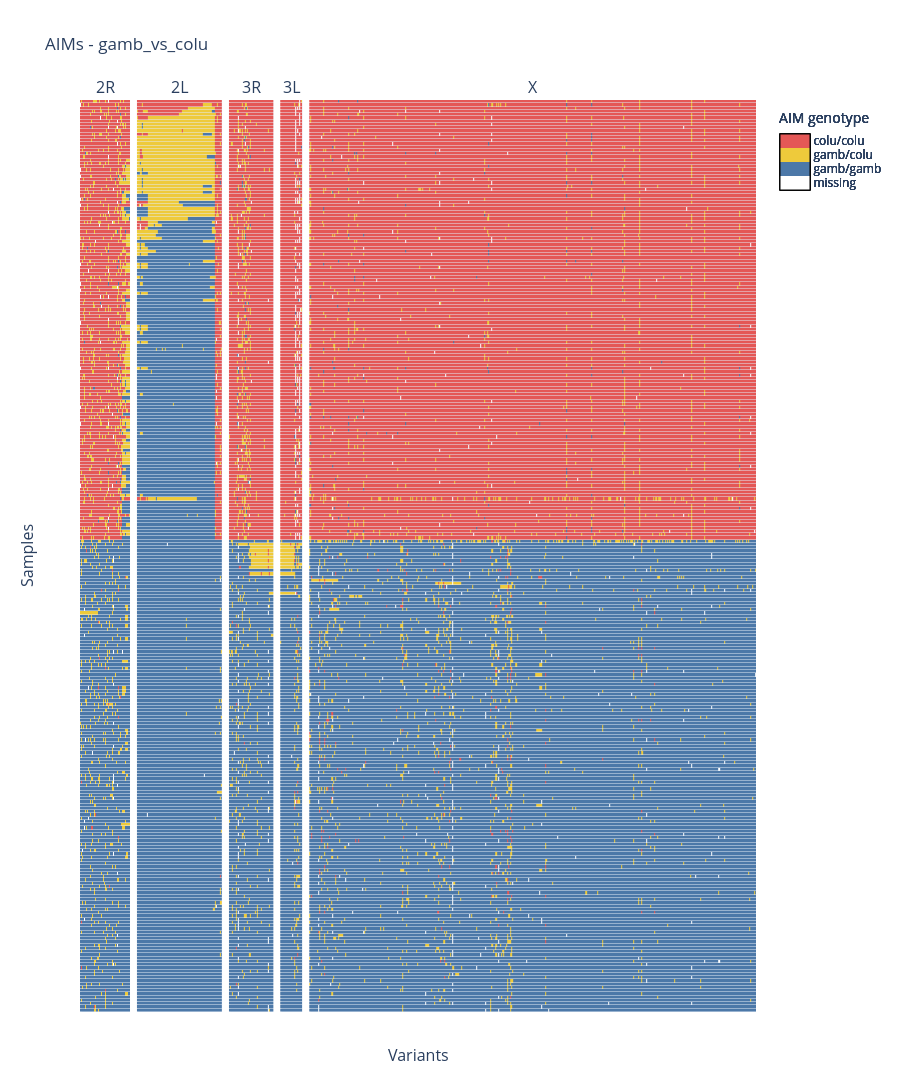
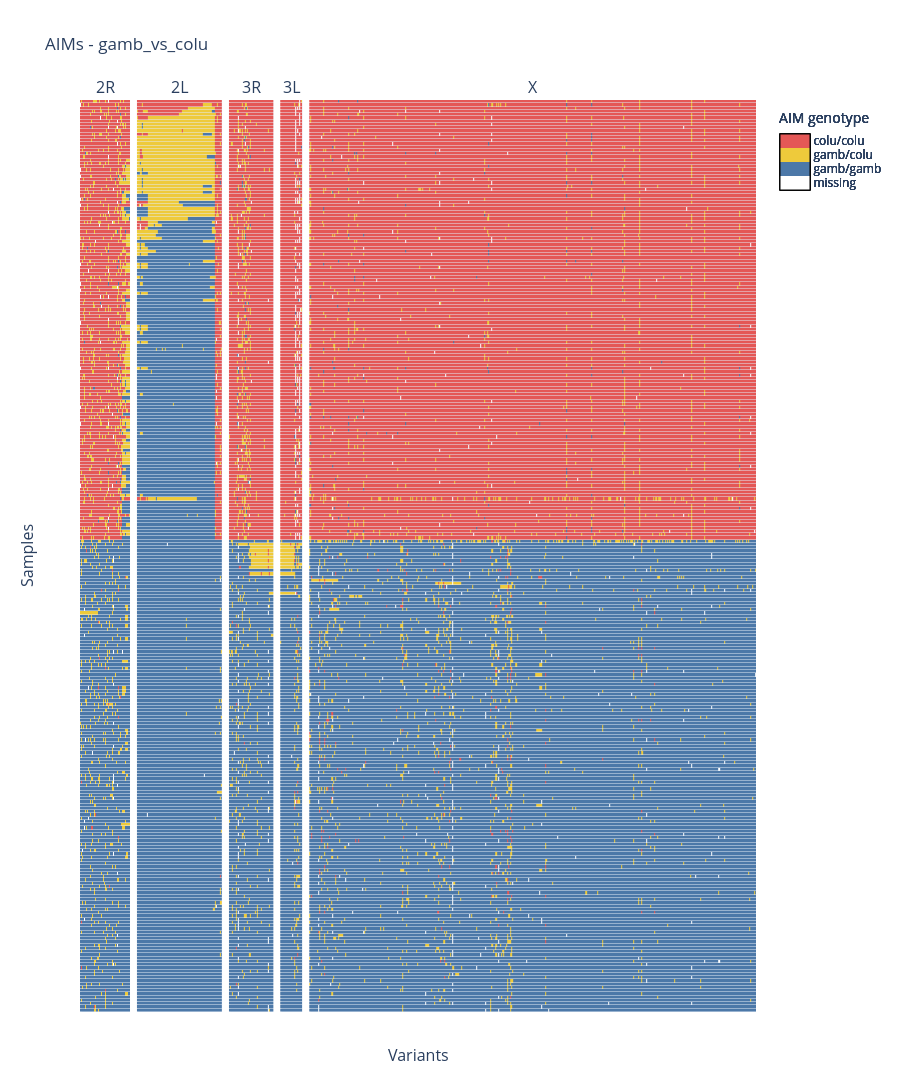

Source (notebook cell) for these figures, in order:
### Code cell
ag3.plot_aim_heatmap(
    aims="gamb_vs_colu",
    sample_sets=["AG1000G-BF-A", "AG1000G-BF-B"],
    sample_query="aim_species != 'arabiensis'",
)

### Figure 1 — Plotly figure (JSON) as saved in the notebook; plotly's stock layout.template omitted (floating-point values rounded to 4 significant figures; data arrays with more than 128 entries replaced by an {"elided": "..."} marker saying what was removed)
{"data": [{"colorbar": {"len": 100, "lenmode": "pixels", "outlinecolor": "black", "outlinewidth": 1, "tickmode": "array", "ticktext": ["missing", "gamb/gamb", "gamb/colu", "colu/colu"], "tickvals": [-1, 0, 1, 2], "title": {"text": "AIM genotype"}, "y": 1, "yanchor": "top"}, "colorscale": [[0, "white"], [0.25, "white"], [0.25, "#4C78A8"], [0.5, "#4C78A8"], [0.5, "#EECA3B"], [0.75, "#EECA3B"], [0.75, "#E45756"], [1, "#E45756"]], "hovertemplate": "\nVariant index: %{x}<br>\nSample: %{y}<br>\nGenotype: %{z}\n<extra></extra>\n", "type": "heatmap", "xaxis": "x", "xgap": 0, "y": {"elided": "280 str values"}, "yaxis": "y", "ygap": 0.5, "z": {"elided": "280x54 int values"}, "zmax": 2.5, "zmin": -1.5}, {"colorbar": {"len": 100, "lenmode": "pixels", "outlinecolor": "black", "outlinewidth": 1, "tickmode": "array", "ticktext": ["missing", "gamb/gamb", "gamb/colu", "colu/colu"], "tickvals": [-1, 0, 1, 2], "title": {"text": "AIM genotype"}, "y": 1, "yanchor": "top"}, "colorscale": [[0, "white"], [0.25, "white"], [0.25, "#4C78A8"], [0.5, "#4C78A8"], [0.5, "#EECA3B"], [0.75, "#EECA3B"], [0.75, "#E45756"], [1, "#E45756"]], "hovertemplate": "\nVariant index: %{x}<br>\nSample: %{y}<br>\nGenotype: %{z}\n<extra></extra>\n", "type": "heatmap", "xaxis": "x2", "xgap": 0, "y": {"elided": "280 str values"}, "yaxis": "y2", "ygap": 0.5, "z": {"elided": "280x92 int values"}, "zmax": 2.5, "zmin": -1.5}, {"colorbar": {"len": 100, "lenmode": "pixels", "outlinecolor": "black", "outlinewidth": 1, "tickmode": "array", "ticktext": ["missing", "gamb/gamb", "gamb/colu", "colu/colu"], "tickvals": [-1, 0, 1, 2], "title": {"text": "AIM genotype"}, "y": 1, "yanchor": "top"}, "colorscale": [[0, "white"], [0.25, "white"], [0.25, "#4C78A8"], [0.5, "#4C78A8"], [0.5, "#EECA3B"], [0.75, "#EECA3B"], [0.75, "#E45756"], [1, "#E45756"]], "hovertemplate": "\nVariant index: %{x}<br>\nSample: %{y}<br>\nGenotype: %{z}\n<extra></extra>\n", "type": "heatmap", "xaxis": "x3", "xgap": 0, "y": {"elided": "280 str values"}, "yaxis": "y3", "ygap": 0.5, "z": {"elided": "280x48 int values"}, "zmax": 2.5, "zmin": -1.5}, {"colorbar": {"len": 100, "lenmode": "pixels", "outlinecolor": "black", "outlinewidth": 1, "tickmode": "array", "ticktext": ["missing", "gamb/gamb", "gamb/colu", "colu/colu"], "tickvals": [-1, 0, 1, 2], "title": {"text": "AIM genotype"}, "y": 1, "yanchor": "top"}, "colorscale": [[0, "white"], [0.25, "white"], [0.25, "#4C78A8"], [0.5, "#4C78A8"], [0.5, "#EECA3B"], [0.75, "#EECA3B"], [0.75, "#E45756"], [1, "#E45756"]], "hovertemplate": "\nVariant index: %{x}<br>\nSample: %{y}<br>\nGenotype: %{z}\n<extra></extra>\n", "type": "heatmap", "xaxis": "x4", "xgap": 0, "y": {"elided": "280 str values"}, "yaxis": "y4", "ygap": 0.5, "z": {"elided": "280x24 int values"}, "zmax": 2.5, "zmin": -1.5}, {"colorbar": {"len": 100, "lenmode": "pixels", "outlinecolor": "black", "outlinewidth": 1, "tickmode": "array", "ticktext": ["missing", "gamb/gamb", "gamb/colu", "colu/colu"], "tickvals": [-1, 0, 1, 2], "title": {"text": "AIM genotype"}, "y": 1, "yanchor": "top"}, "colorscale": [[0, "white"], [0.25, "white"], [0.25, "#4C78A8"], [0.5, "#4C78A8"], [0.5, "#EECA3B"], [0.75, "#EECA3B"], [0.75, "#E45756"], [1, "#E45756"]], "hovertemplate": "\nVariant index: %{x}<br>\nSample: %{y}<br>\nGenotype: %{z}\n<extra></extra>\n", "type": "heatmap", "xaxis": "x5", "xgap": 0, "y": {"elided": "280 str values"}, "yaxis": "y5", "ygap": 0.5, "z": {"elided": "280x482 int values"}, "zmax": 2.5, "zmin": -1.5}], "layout": {"annotations": [{"font": {"size": 16}, "showarrow": false, "text": "2R", "x": 0.03703, "xanchor": "center", "xref": "paper", "y": 1, "yanchor": "bottom", "yref": "paper"}, {"font": {"size": 16}, "showarrow": false, "text": "2L", "x": 0.1471, "xanchor": "center", "xref": "paper", "y": 1, "yanchor": "bottom", "yref": "paper"}, {"font": {"size": 16}, "showarrow": false, "text": "3R", "x": 0.2531, "xanchor": "center", "xref": "paper", "y": 1, "yanchor": "bottom", "yref": "paper"}, {"font": {"size": 16}, "showarrow": false, "text": "3L", "x": 0.3125, "xanchor": "center", "xref": "paper", "y": 1, "yanchor": "bottom", "yref": "paper"}, {"font": {"size": 16}, "showarrow": false, "text": "X", "x": 0.6695, "xanchor": "center", "xref": "paper", "y": 1, "yanchor": "bottom", "yref": "paper"}, {"font": {"size": 16}, "showarrow": false, "text": "Variants", "x": 0.5, "xanchor": "center", "xref": "paper", "y": 0, "yanchor": "top", "yref": "paper", "yshift": -30}, {"font": {"size": 16}, "showarrow": false, "text": "Samples", "textangle": -90, "x": 0, "xanchor": "right", "xref": "paper", "xshift": -40, "y": 0.5, "yanchor": "middle", "yref": "paper"}], "height": 1220, "title": {"text": "AIMs - gamb_vs_colu"}, "xaxis": {"anchor": "y", "domain": [0, 0.07406], "tickmode": "array", "tickvals": []}, "xaxis2": {"anchor": "y2", "domain": [0.08406, 0.2102], "tickmode": "array", "tickvals": []}, "xaxis3": {"anchor": "y3", "domain": [0.2202, 0.2861], "tickmode": "array", "tickvals": []}, "xaxis4": {"anchor": "y4", "domain": [0.2961, 0.329], "tickmode": "array", "tickvals": []}, "xaxis5": {"anchor": "y5", "domain": [0.339, 1], "tickmode": "array", "tickvals": []}, "yaxis": {"anchor": "x", "domain": [0, 1], "tickmode": "array", "tickvals": []}, "yaxis2": {"anchor": "x2", "domain": [0, 1], "matches": "y", "showticklabels": false, "tickmode": "array", "tickvals": []}, "yaxis3": {"anchor": "x3", "domain": [0, 1], "matches": "y", "showticklabels": false, "tickmode": "array", "tickvals": []}, "yaxis4": {"anchor": "x4", "domain": [0, 1], "matches": "y", "showticklabels": false, "tickmode": "array", "tickvals": []}, "yaxis5": {"anchor": "x5", "domain": [0, 1], "matches": "y", "showticklabels": false, "tickmode": "array", "tickvals": []}}}

### Figure 2 — Plotly figure (JSON) as saved in the notebook; plotly's stock layout.template omitted (floating-point values rounded to 4 significant figures; data arrays with more than 128 entries replaced by an {"elided": "..."} marker saying what was removed)
{"data": [{"colorbar": {"len": 100, "lenmode": "pixels", "outlinecolor": "black", "outlinewidth": 1, "tickmode": "array", "ticktext": ["missing", "gamb/gamb", "gamb/colu", "colu/colu"], "tickvals": [-1, 0, 1, 2], "title": {"text": "AIM genotype"}, "y": 1, "yanchor": "top"}, "colorscale": [[0, "white"], [0.25, "white"], [0.25, "#4C78A8"], [0.5, "#4C78A8"], [0.5, "#EECA3B"], [0.75, "#EECA3B"], [0.75, "#E45756"], [1, "#E45756"]], "hovertemplate": "\nVariant index: %{x}<br>\nSample: %{y}<br>\nGenotype: %{z}\n<extra></extra>\n", "type": "heatmap", "xaxis": "x", "xgap": 0, "y": {"elided": "280 str values"}, "yaxis": "y", "ygap": 0.5, "z": {"elided": "280x54 int values"}, "zmax": 2.5, "zmin": -1.5}, {"colorbar": {"len": 100, "lenmode": "pixels", "outlinecolor": "black", "outlinewidth": 1, "tickmode": "array", "ticktext": ["missing", "gamb/gamb", "gamb/colu", "colu/colu"], "tickvals": [-1, 0, 1, 2], "title": {"text": "AIM genotype"}, "y": 1, "yanchor": "top"}, "colorscale": [[0, "white"], [0.25, "white"], [0.25, "#4C78A8"], [0.5, "#4C78A8"], [0.5, "#EECA3B"], [0.75, "#EECA3B"], [0.75, "#E45756"], [1, "#E45756"]], "hovertemplate": "\nVariant index: %{x}<br>\nSample: %{y}<br>\nGenotype: %{z}\n<extra></extra>\n", "type": "heatmap", "xaxis": "x2", "xgap": 0, "y": {"elided": "280 str values"}, "yaxis": "y2", "ygap": 0.5, "z": {"elided": "280x92 int values"}, "zmax": 2.5, "zmin": -1.5}, {"colorbar": {"len": 100, "lenmode": "pixels", "outlinecolor": "black", "outlinewidth": 1, "tickmode": "array", "ticktext": ["missing", "gamb/gamb", "gamb/colu", "colu/colu"], "tickvals": [-1, 0, 1, 2], "title": {"text": "AIM genotype"}, "y": 1, "yanchor": "top"}, "colorscale": [[0, "white"], [0.25, "white"], [0.25, "#4C78A8"], [0.5, "#4C78A8"], [0.5, "#EECA3B"], [0.75, "#EECA3B"], [0.75, "#E45756"], [1, "#E45756"]], "hovertemplate": "\nVariant index: %{x}<br>\nSample: %{y}<br>\nGenotype: %{z}\n<extra></extra>\n", "type": "heatmap", "xaxis": "x3", "xgap": 0, "y": {"elided": "280 str values"}, "yaxis": "y3", "ygap": 0.5, "z": {"elided": "280x48 int values"}, "zmax": 2.5, "zmin": -1.5}, {"colorbar": {"len": 100, "lenmode": "pixels", "outlinecolor": "black", "outlinewidth": 1, "tickmode": "array", "ticktext": ["missing", "gamb/gamb", "gamb/colu", "colu/colu"], "tickvals": [-1, 0, 1, 2], "title": {"text": "AIM genotype"}, "y": 1, "yanchor": "top"}, "colorscale": [[0, "white"], [0.25, "white"], [0.25, "#4C78A8"], [0.5, "#4C78A8"], [0.5, "#EECA3B"], [0.75, "#EECA3B"], [0.75, "#E45756"], [1, "#E45756"]], "hovertemplate": "\nVariant index: %{x}<br>\nSample: %{y}<br>\nGenotype: %{z}\n<extra></extra>\n", "type": "heatmap", "xaxis": "x4", "xgap": 0, "y": {"elided": "280 str values"}, "yaxis": "y4", "ygap": 0.5, "z": {"elided": "280x24 int values"}, "zmax": 2.5, "zmin": -1.5}, {"colorbar": {"len": 100, "lenmode": "pixels", "outlinecolor": "black", "outlinewidth": 1, "tickmode": "array", "ticktext": ["missing", "gamb/gamb", "gamb/colu", "colu/colu"], "tickvals": [-1, 0, 1, 2], "title": {"text": "AIM genotype"}, "y": 1, "yanchor": "top"}, "colorscale": [[0, "white"], [0.25, "white"], [0.25, "#4C78A8"], [0.5, "#4C78A8"], [0.5, "#EECA3B"], [0.75, "#EECA3B"], [0.75, "#E45756"], [1, "#E45756"]], "hovertemplate": "\nVariant index: %{x}<br>\nSample: %{y}<br>\nGenotype: %{z}\n<extra></extra>\n", "type": "heatmap", "xaxis": "x5", "xgap": 0, "y": {"elided": "280 str values"}, "yaxis": "y5", "ygap": 0.5, "z": {"elided": "280x482 int values"}, "zmax": 2.5, "zmin": -1.5}], "layout": {"annotations": [{"font": {"size": 16}, "showarrow": false, "text": "2R", "x": 0.03703, "xanchor": "center", "xref": "paper", "y": 1, "yanchor": "bottom", "yref": "paper"}, {"font": {"size": 16}, "showarrow": false, "text": "2L", "x": 0.1471, "xanchor": "center", "xref": "paper", "y": 1, "yanchor": "bottom", "yref": "paper"}, {"font": {"size": 16}, "showarrow": false, "text": "3R", "x": 0.2531, "xanchor": "center", "xref": "paper", "y": 1, "yanchor": "bottom", "yref": "paper"}, {"font": {"size": 16}, "showarrow": false, "text": "3L", "x": 0.3125, "xanchor": "center", "xref": "paper", "y": 1, "yanchor": "bottom", "yref": "paper"}, {"font": {"size": 16}, "showarrow": false, "text": "X", "x": 0.6695, "xanchor": "center", "xref": "paper", "y": 1, "yanchor": "bottom", "yref": "paper"}, {"font": {"size": 16}, "showarrow": false, "text": "Variants", "x": 0.5, "xanchor": "center", "xref": "paper", "y": 0, "yanchor": "top", "yref": "paper", "yshift": -30}, {"font": {"size": 16}, "showarrow": false, "text": "Samples", "textangle": -90, "x": 0, "xanchor": "right", "xref": "paper", "xshift": -40, "y": 0.5, "yanchor": "middle", "yref": "paper"}], "height": 1220, "title": {"text": "AIMs - gamb_vs_colu"}, "xaxis": {"anchor": "y", "domain": [0, 0.07406], "tickmode": "array", "tickvals": []}, "xaxis2": {"anchor": "y2", "domain": [0.08406, 0.2102], "tickmode": "array", "tickvals": []}, "xaxis3": {"anchor": "y3", "domain": [0.2202, 0.2861], "tickmode": "array", "tickvals": []}, "xaxis4": {"anchor": "y4", "domain": [0.2961, 0.329], "tickmode": "array", "tickvals": []}, "xaxis5": {"anchor": "y5", "domain": [0.339, 1], "tickmode": "array", "tickvals": []}, "yaxis": {"anchor": "x", "domain": [0, 1], "tickmode": "array", "tickvals": []}, "yaxis2": {"anchor": "x2", "domain": [0, 1], "matches": "y", "showticklabels": false, "tickmode": "array", "tickvals": []}, "yaxis3": {"anchor": "x3", "domain": [0, 1], "matches": "y", "showticklabels": false, "tickmode": "array", "tickvals": []}, "yaxis4": {"anchor": "x4", "domain": [0, 1], "matches": "y", "showticklabels": false, "tickmode": "array", "tickvals": []}, "yaxis5": {"anchor": "x5", "domain": [0, 1], "matches": "y", "showticklabels": false, "tickmode": "array", "tickvals": []}}}
